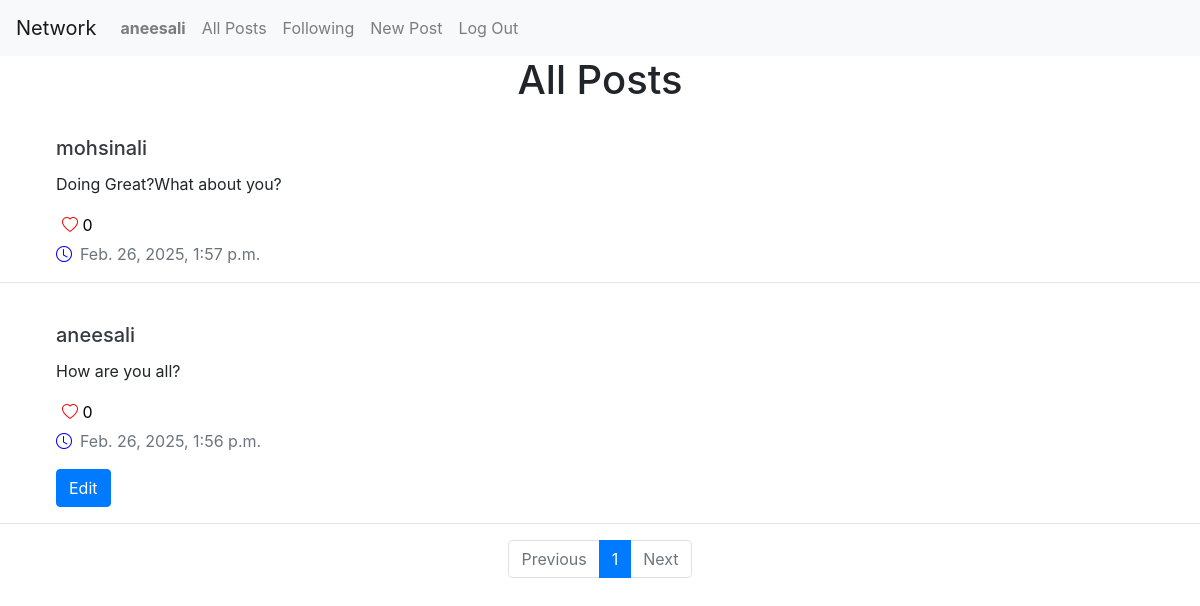
The app's page / (signed in) with its own data.
### network/models.py (models this page shows)
class User(AbstractUser):
    pass

class Posts(models.Model):
    user=models.ForeignKey(User,on_delete=models.CASCADE,related_name="posts")
    content=models.TextField(max_length=350)
    likes=models.ManyToManyField(User,related_name="liked_posts",null=True)
    timestamp=models.DateTimeField(auto_now_add=True)
    @property
    def likes_count(self):
        return self.likes.count()

### network/views.py (the view)
# urls.py: path("", views.index, name="index"),
def index(request):
    posts=Posts.objects.all().order_by('-timestamp')
    paginator=Paginator(posts,10)
    page_num=request.GET.get('page')
    page_obj=paginator.get_page(page_num)
    return render(request, "network/index.html",{
        "posts":page_obj
    })

### network/templates/network/index.html (shortened to what this page needs)
{% extends "network/layout.html" %}
{% block body %}
    <div class="text-center">
        <h1>All Posts</h1>
        </div>
    {% if posts %}
    <ul class="list-unstyled">
    {% for post in posts %}
  <br>
<div class="ml-5">
    <li class="ml-2">
            <h5 class="card-title" type="submit"><a href="{% url 'profile' user_id=post.user.id %}" class="text-decoration-none text-dark">{{ post.user }}</a></h5>
            <p class="card-text" id="content-{{post.id}}">{{ post.content }}</p>
            <button class="like-btn ms-1 mb-1" data-post-id="{{post.id}}" style="border:none;background:transparent">
                <i class="bi bi-heart {% if request.user in post.likes.all%}-fill{% endif %}" style="color:red"></i>
                <span id="like-count-{{post.id}}">{{post.likes_count}}</span>
            </button>
            <p class="card-text text-muted"><i class="bi bi-clock mr-2" style="color:blue"></i>{{ post.timestamp }}</p>
            {% if post.user == request.user %}
            <button class="edit-btn btn btn-primary"  data-post-id="{{post.id}}">Edit</button>
            {% endif %}
    </li></div><hr>
    {% endfor %}
    </ul>
    {% endif %}
    <nav >
        <ul class="pagination justify-content-center">
            {% if posts.has_previous %}
            <li class="page-item">
                <a class="page-link" href="?page={{posts.previous_page_number}}">Previous</a>
            </li>
            {% else %}
            <li class="page-item disabled">
                <a class="page-link" tabindex="-1">Previous</a>
            </li>
            {% endif %}
            <li class="page-item active">
                <a class="page-link" href="#">{{posts.number}}</a>
            </li>
            {% if posts.has_next %}
            <li class="page-item">
                <a class="page-link" href="?page={{posts.next_page_number}}">Next</a>
            </li>
            {% else %}
            <li class="page-item disabled">
                <a class="page-link" tabindex="-1">Next</a>
            </li>
            {% endif %}
        </ul>
    </nav>
{% endblock %}

### network/templates/network/layout.html (shortened to what this page needs)
{% load static %}
<!DOCTYPE html>
<html lang="en">
    <head>
        <link rel="stylesheet" href="https://stackpath.bootstrapcdn.com/bootstrap/4.4.1/css/bootstrap.min.css">
        <link rel="stylesheet" href="https://cdn.jsdelivr.net/npm/bootstrap-icons/font/bootstrap-icons.css">
        <link href="{% static 'network/styles.css' %}" rel="stylesheet">
    </head>
    <body>
        <nav class="navbar navbar-expand-lg navbar-light bg-light">
            <a class="navbar-brand" href="#">Network</a>
            <div>
              <ul class="navbar-nav mr-auto">
                {% if user.is_authenticated %}
                    <li class="nav-item">
                        <a class="nav-link" href="#"><strong>{{ user.username }}</strong></a>
                    </li>
                {% endif %}
                <li class="nav-item">
                  <a class="nav-link" href="{% url 'index' %}">All Posts</a>
                </li>
                {% if user.is_authenticated %}
                    <li class="nav-item">
                        <a class="nav-link" href="{% url 'following' %}">Following</a>
                    </li>
                    <li class="nav-item">
                        <a class="nav-link" href="{% url 'newpost' %}">New Post</a>
                    </li>
                    <li class="nav-item">
                        <a class="nav-link" href="{% url 'logout' %}">Log Out</a>
                    </li>
                {% endif %}
              </ul>
            </div>
          </nav>
        <div class="body">
            {% block body %}
            {% endblock %}
        </div>
    </body>
</html>

### records on screen
User: username "aneesali"
Posts: user "mohsinali", content "Doing Great?What about you?", likes_count "0", timestamp "Feb. 26, 2025, 1:57 p.m."
Posts: user "aneesali", content "How are you all?", likes_count "0", timestamp "Feb. 26, 2025, 1:56 p.m."

### other values on screen
{{ posts.number }} "1"
